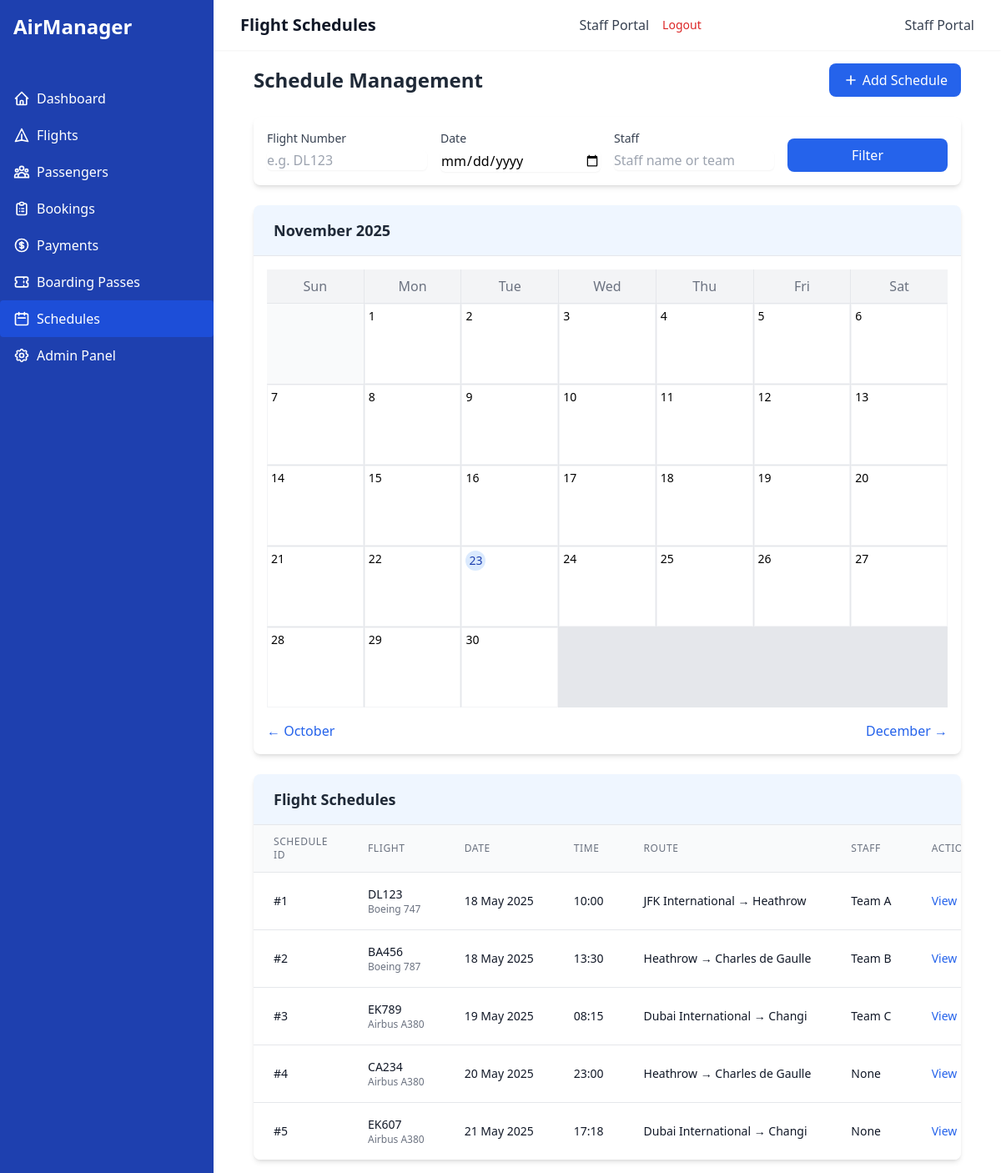
The page /schedules/ (signed in) on the database as committed earlier.
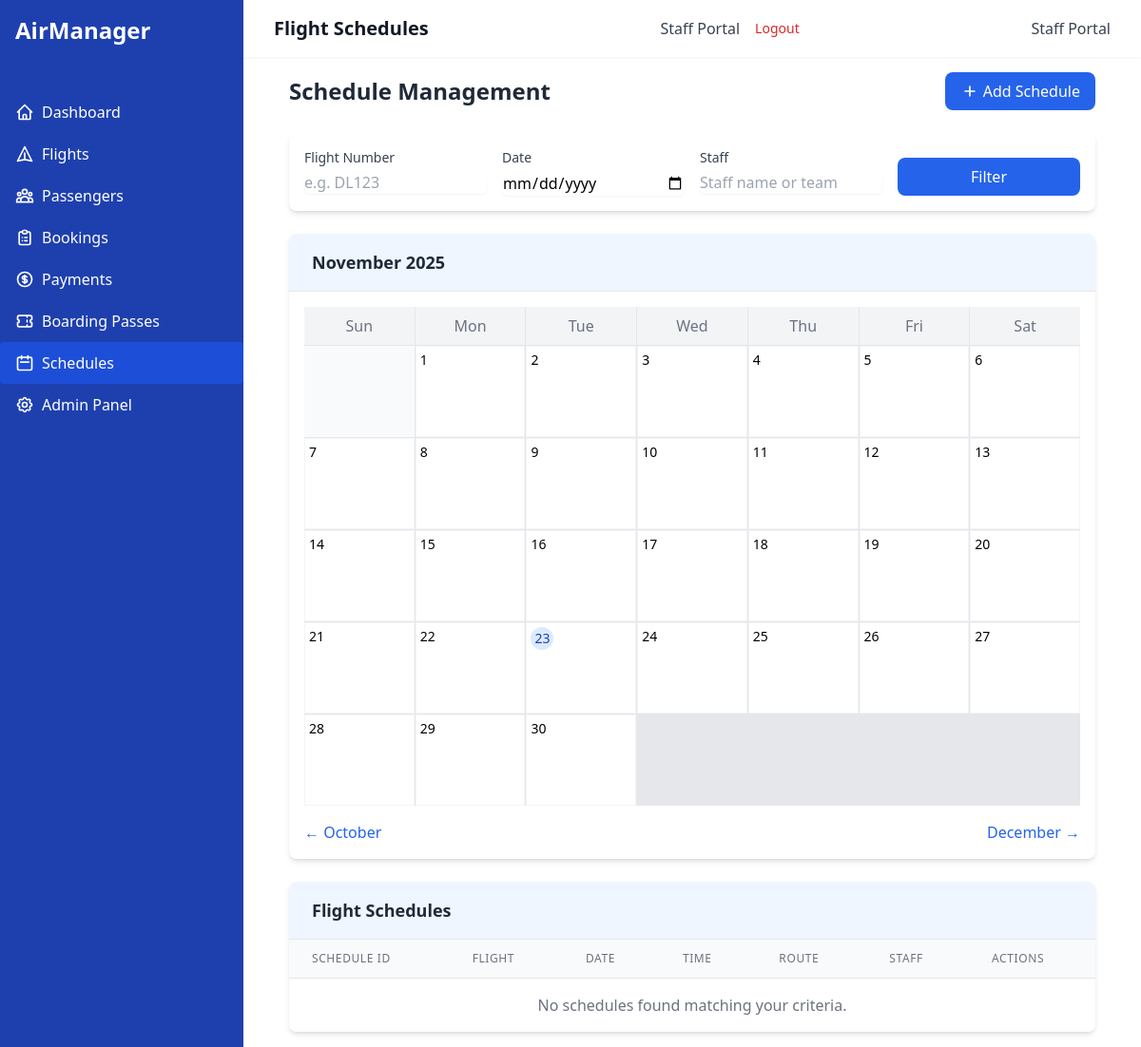
The same page on the database as committed later.
### airline_app/models.py (models this page shows, shortened)
class Schedule(models.Model):
    schedule_id = models.AutoField(primary_key=True)
    date = models.DateField()
    time = models.TimeField()
    flight = models.ForeignKey(
        Flight, on_delete=models.CASCADE, related_name='schedules')
    staff = models.CharField(max_length=100, blank=True, null=True)
    class Meta:
        ordering = ['date', 'time']

class Flight(models.Model):
    flight_id = models.AutoField(primary_key=True)
    flight_number = models.CharField(max_length=10, unique=True)
    departure_time = models.DateTimeField()
    arrival_time = models.DateTimeField()
    source_airport = models.ForeignKey(
        Airport, on_delete=models.CASCADE, related_name='departing_flights')
    destination_airport = models.ForeignKey(
        Airport, on_delete=models.CASCADE, related_name='arriving_flights')
    aircraft = models.ForeignKey(
        Aircraft, on_delete=models.CASCADE, related_name='flights')
    crew = models.ManyToManyField(CrewMember, related_name='flights')

class Aircraft(models.Model):
    aircraft_id = models.AutoField(primary_key=True)
    model = models.CharField(max_length=50)
    capacity = models.PositiveIntegerField()
    manufacturer = models.CharField(max_length=100)
    airline = models.CharField(max_length=100)

class Airport(models.Model):
    airport_id = models.AutoField(primary_key=True)
    airport_name = models.CharField(max_length=100)
    location = models.CharField(max_length=100)
    country = models.CharField(max_length=50)

### airline_app/views.py (the view, shortened to what this page needs)
# urls.py: path('schedules/', views.ScheduleListView.as_view(), name='schedule-list'),
class ScheduleListView(LoginRequiredMixin, ListView):
    model = Schedule
    template_name = 'airline_app/schedule_list.html'
    context_object_name = 'schedules'
    paginate_by = 10
    def get_queryset(self):
        queryset = Schedule.objects.all()
        flight = self.request.GET.get('flight', '')
        if flight:
            queryset = queryset.filter(flight__flight_number__icontains=flight)
        staff = self.request.GET.get('staff', '')
        if staff:
            queryset = queryset.filter(staff__icontains=staff)
        date_filter = self.request.GET.get('date', '')
        if date_filter:
            try:
                date_obj = datetime.strptime(date_filter, '%Y-%m-%d').date()
                queryset = queryset.filter(date=date_obj)
            except ValueError:
                pass
        return queryset
    def get_context_data(self, **kwargs):
        context = super().get_context_data(**kwargs)
        today = date.today()
        year = int(self.request.GET.get('year', today.year))
        month = int(self.request.GET.get('month', today.month))
        month_schedules = Schedule.objects.filter(
            date__year=year, date__month=month)
        calendar_data = get_calendar_data(year, month, month_schedules)
        context.update(calendar_data)
        return context

### airline_app/templates/airline_app/schedule_list.html (shortened to what the changed rows need)
{% extends 'airline_app/base.html' %}
{% block header %}Flight Schedules{% endblock %}
{% block content %}
<div class="mb-6 flex justify-between items-center">
    <h2 class="text-2xl font-bold text-gray-800">Schedule Management</h2>
</div>
<div class="mb-6">
    <div class="bg-white rounded-lg shadow-md overflow-hidden">
        <div class="bg-blue-50 px-6 py-4 border-b border-gray-200">
            <h2 class="text-lg font-semibold text-gray-800">{{ current_month_name }} {{ current_year }}</h2>
        </div>
        <div class="p-4">
            <div class="grid grid-cols-7 gap-px bg-gray-200">
                <div class="bg-gray-100 text-center py-2 font-medium text-gray-500">Sun</div>
                <div class="bg-gray-100 text-center py-2 font-medium text-gray-500">Mon</div>
                <div class="bg-gray-100 text-center py-2 font-medium text-gray-500">Tue</div>
                <div class="bg-gray-100 text-center py-2 font-medium text-gray-500">Wed</div>
                <div class="bg-gray-100 text-center py-2 font-medium text-gray-500">Thu</div>
                <div class="bg-gray-100 text-center py-2 font-medium text-gray-500">Fri</div>
                <div class="bg-gray-100 text-center py-2 font-medium text-gray-500">Sat</div>
                {% for week in calendar_weeks %}
                    {% for day, day_schedules in week.items %}
                        {% if day == 0 %}
                        <div class="bg-gray-50 h-24 p-1"></div>
                        {% else %}
                        <div class="bg-white h-24 p-1 relative overflow-hidden border border-gray-100">
                            <div class="flex justify-between items-start">
                                <span class="text-sm font-medium {% if day == today_day and current_month == today_month and current_year == today_year %}bg-blue-100 text-blue-800 rounded-full w-6 h-6 flex items-center justify-center{% endif %}">
                                    {{ day }}
                                </span>
                            </div>
                        </div>
                        {% endif %}
                    {% endfor %}
                {% endfor %}
            </div>
        </div>
    </div>
</div>
<div class="bg-white rounded-lg shadow-md overflow-hidden">
    <div class="bg-blue-50 px-6 py-4 border-b border-gray-200">
        <h2 class="text-lg font-semibold text-gray-800">Flight Schedules</h2>
    </div>
    <div class="overflow-x-auto">
        <table class="min-w-full divide-y divide-gray-200">
            <thead class="bg-gray-50">
                <tr>
                    <th class="px-6 py-3 text-left text-xs font-medium text-gray-500 uppercase tracking-wider">Schedule ID</th>
                    <th class="px-6 py-3 text-left text-xs font-medium text-gray-500 uppercase tracking-wider">Flight</th>
                    <th class="px-6 py-3 text-left text-xs font-medium text-gray-500 uppercase tracking-wider">Date</th>
                    <th class="px-6 py-3 text-left text-xs font-medium text-gray-500 uppercase tracking-wider">Time</th>
                    <th class="px-6 py-3 text-left text-xs font-medium text-gray-500 uppercase tracking-wider">Route</th>
                    <th class="px-6 py-3 text-left text-xs font-medium text-gray-500 uppercase tracking-wider">Staff</th>
                    <th class="px-6 py-3 text-left text-xs font-medium text-gray-500 uppercase tracking-wider">Actions</th>
                </tr>
            </thead>
            <tbody class="bg-white divide-y divide-gray-200">
                {% for schedule in schedules %}
                <tr class="hover:bg-gray-50 transition-colors">
                    <td class="px-6 py-4 whitespace-nowrap">
                        <div class="text-sm font-medium text-gray-900">#{{ schedule.schedule_id }}</div>
                    </td>
                    <td class="px-6 py-4 whitespace-nowrap">
                        <div class="text-sm font-medium text-gray-900">{{ schedule.flight.flight_number }}</div>
                        <div class="text-xs text-gray-500">{{ schedule.flight.aircraft.model }}</div>
                    </td>
                    <td class="px-6 py-4 whitespace-nowrap">
                        <div class="text-sm text-gray-900">{{ schedule.date|date:"d M Y" }}</div>
                    </td>
                    <td class="px-6 py-4 whitespace-nowrap text-sm text-gray-900">
                        {{ schedule.time|date:"H:i" }}
                    </td>
                    <td class="px-6 py-4 whitespace-nowrap">
                        <div class="text-sm text-gray-900">
                            {{ schedule.flight.source_airport.airport_name }} → {{ schedule.flight.destination_airport.airport_name }}
                        </div>
                    </td>
                    <td class="px-6 py-4 whitespace-nowrap text-sm text-gray-900">
                        {{ schedule.staff }}
                    </td>
                    <td class="px-6 py-4 whitespace-nowrap text-sm text-gray-500">
                        <a href="{% url 'flight-detail' schedule.flight.pk %}" class="text-blue-600 hover:text-blue-900 mr-3">View Flight</a>
                    </td>
                </tr>
                {% empty %}
                <tr>
                    <td colspan="7" class="px-6 py-4 text-center text-gray-500">No schedules found matching your criteria.</td>
                </tr>
                {% endfor %}
            </tbody>
        </table>
    </div>
</div>
{% endblock %}

Rows that differ between the two databases and show on the page:
removed Schedule: schedule_id "1", flight.flight_number "DL123", flight.aircraft.model "Boeing 747", date "18 May 2025", time "10:00", flight.source_airport.airport_name "JFK International", flight.destination_airport.airport_name "Heathrow", staff "Team A"
removed Schedule: schedule_id "2", flight.flight_number "BA456", flight.aircraft.model "Boeing 787", date "18 May 2025", time "13:30", flight.source_airport.airport_name "Heathrow", flight.destination_airport.airport_name "Charles de Gaulle", staff "Team B"
removed Schedule: schedule_id "3", flight.flight_number "EK789", flight.aircraft.model "Airbus A380", date "19 May 2025", time "08:15", flight.source_airport.airport_name "Dubai International", flight.destination_airport.airport_name "Changi", staff "Team C"
removed Schedule: schedule_id "4", flight.flight_number "CA234", flight.aircraft.model "Airbus A380", date "20 May 2025", time "23:00", flight.source_airport.airport_name "Heathrow", flight.destination_airport.airport_name "Charles de Gaulle", staff "None"
removed Schedule: schedule_id "5", flight.flight_number "EK607", flight.aircraft.model "Airbus A380", date "21 May 2025", time "17:18", flight.source_airport.airport_name "Dubai International", flight.destination_airport.airport_name "Changi", staff "None"
Other text that changed with them:
text now shown: "No schedules found matching your criteria."
